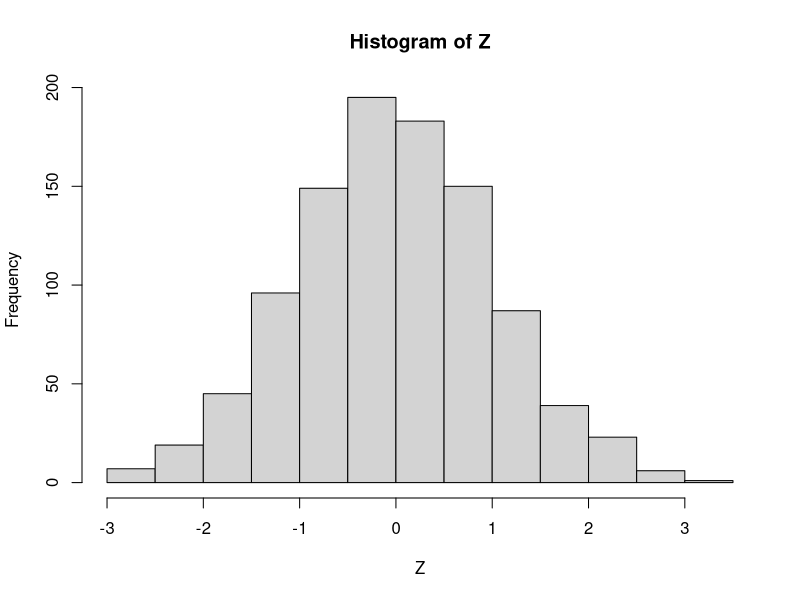

Source code (R):
# Function using the Box Muller algorithm to draw independent
# samples from a normal distribution.
# Takes one argument n specifying the number of samples to draw
BoxMuller = function(n){
  # Draws n samples from two i.i.d. uniform distribution
  u1 = runif(n)
  u2 = runif(n)
  
  # Returns n samples from a standard normal distribution
  return ( sqrt(-2*log(u1)) * cos(2*pi*u2) )
}

# Invokes the function
Z = BoxMuller(1000)

# Check that the function has the correct properties
print(mean(Z))
print(var(Z))

# Plots the histogram
hist(Z)